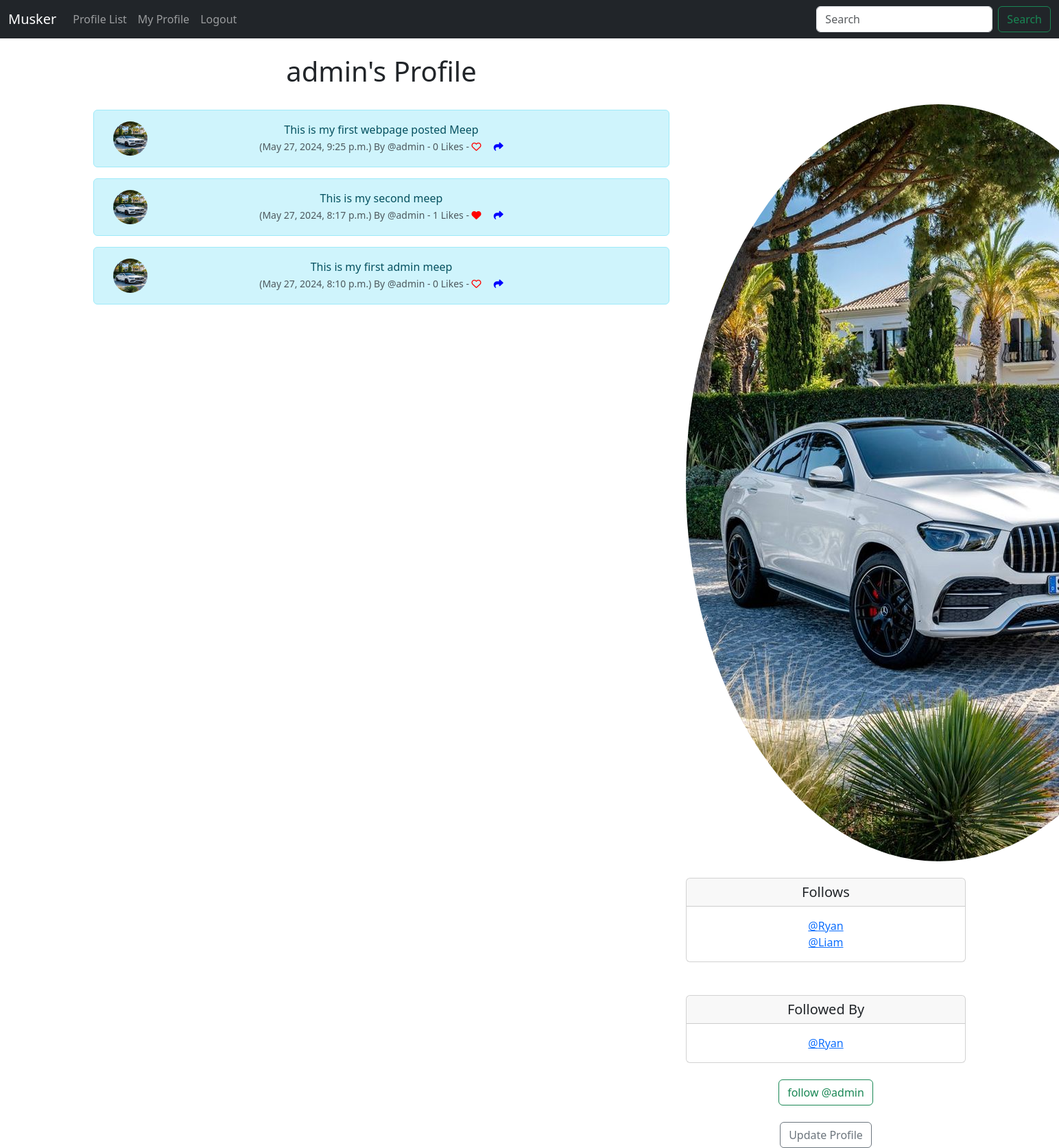
Screenshot of /profile/1 (signed in) with the database file from the repository.
### musker/models.py (models this page shows, shortened)
class Profile(models.Model):
    user = models.OneToOneField(User, on_delete=models.CASCADE)
    follows = models.ManyToManyField("self", related_name="followed_by", symmetrical=False, blank=True)
    date_modified = models.DateTimeField(User, auto_now=True)
    profile_image = models.ImageField(null=True, blank=True, upload_to="images/")
    profile_bio = models.CharField(null=True, blank=True, max_length=500)
    homepage_link = models.CharField(null=True, blank=True, max_length=100)
    facebook_link = models.CharField(null=True, blank=True, max_length=100)
    instagram_link = models.CharField(null=True, blank=True, max_length=100)
    linkedin_link = models.CharField(null=True, blank=True, max_length=100)
    def __str__(self):
        return self.user.username

class Meep(models.Model):
    user = models.ForeignKey(User, related_name="meeps", on_delete=models.DO_NOTHING)
    body = models.CharField(max_length=200)
    created_at = models.DateTimeField(auto_now_add=True)
    likes = models.ManyToManyField(User, related_name="meep_like", blank=True)
    def number_of_likes(self):
        return self.likes.count()

### musker/views.py (the view, shortened to what this page needs)
# urls.py: path('profile/<int:pk>', views.profile, name='profile'),
def profile(request, pk):
    if request.user.is_authenticated:
        profile = Profile.objects.get(user_id=pk)
        meeps = Meep.objects.filter(user=pk).order_by("-created_at")
        return render(request, "profile.html", {"profile":profile, "meeps":meeps})
    else:
        messages.success(request, ("You Must Be Logged in To View this Page"))
        return redirect('home')

### musker/templates/profile.html (shortened to what this page needs)
{% extends 'base.html' %}
{% load static %}
{% block content %}
{% if profile %}
    <div class="container text-center">
        <div class="row">
            <div class="col-8">
                <h1>{{ profile.user.username}}'s Profile</h1>
                <br>
                {% if meeps %}
                    {% for meep in meeps %}
                        <div class="alert alert-info" role="alert">
                            <div class="container">
                                <div class="row">
                                    <div class="col-1">
                                        {% if profile.profile_image %}
                                        <img src="{{ profile.profile_image.url }}" width=50 height=50 class="rounded-circle" alt="{{ profile.user.username}}">
                                        {% else %}
                                        <img src="{% static 'images/default_profile_pic.png' %}" width=50 height=50 class="rounded-circle" alt="{{ profile.user.username}}">
                                        {% endif %}
                                    </div>
                                    <div class="col-10">
                            {{ meep.body }}<br>
                            <small class="text-muted">
                                ({{ meep.created_at }}) By
                                @{{ meep.user.username }}
                                - {{ meep.number_of_likes }} Likes -
                                {% if user in meep.likes.all %}
                                <a href="{% url 'meep_like' meep.id %}"><i class="fa-solid fa-heart" style="color:red"></i></a>
                                {% else %}
                                <a href="{% url 'meep_like' meep.id %}"><i class="fa fa-heart-o" style="color:red"></i></a>
                                {% endif %}
                                <a href="{% url 'meep_share' meep.id %}"><i class="fa-solid fa-share" style="color:blue"></i></a>
                            </small>
                        </div><br><br>
                                   </div>
                                </div>
                            </div>
                    {% endfor %}
                {% endif %}
            </div>
            <div class="col-4">
                <br><br><br>
                {% if profile.profile_image %}
                <img src="{{ profile.profile_image.url }}" class="rounded-circle">
                <br><br>
                {% endif %}
                <div class="card">
                    <h5 class="card-header">Follows</h5>
                    <div class="card-body">
                      <p class="card-text"> {% for following in profile.follows.all %}
                        <a href="{% url 'profile' following.user.id %}">@{{ following }}</a><br>
                    {% endfor %}</p>
                    </div>
                  </div>
                <br><br>
                <div class="card">
                    <h5 class="card-header">Followed By</h5>
                    <div class="card-body">
                      <p class="card-text">
                        {% for following in profile.followed_by.all %}
                        <a href="{% url 'profile' following.user.id %}">@{{ following }}</a><br>
                        {% endfor %}</p>
                    </div>
                </div>
                <br>
                <form method=POST>
                {% if profile in user.profile.follows.all %}
                    <button class="btn btn-outline-danger" name="follow" value="unfollow" type="submit">Unfollow @{{ profile.user.username }}</button>
                {% else %}
                    <button class="btn btn-outline-success" name="follow" value="follow" type="submit">follow @{{ profile.user.username }}</button>
                {% endif %}
                </form>
                <br>
                {% if request.user.id == profile.user.id %}
                    <a href="{% url 'update_user' %}" class="btn btn-outline-secondary">Update Profile</a>
                {% endif %}
            </div>
        </div>
    </div>
{% endif %}
{% endblock %}

### rows the page displays
Profile: user.username "admin", profile_image (picture)
Meep: profile_image (picture), body "This is my first webpage posted Meep", created_at "May 27, 2024, 9:25 p.m.", user.username "admin", number_of_likes "0"
Meep: profile_image (picture), body "This is my second meep", created_at "May 27, 2024, 8:17 p.m.", user.username "admin", number_of_likes "1"
Meep: profile_image (picture), body "This is my first admin meep", created_at "May 27, 2024, 8:10 p.m.", user.username "admin", number_of_likes "0"
Profile: user.username "Ryan"
Profile: user.username "Liam"
